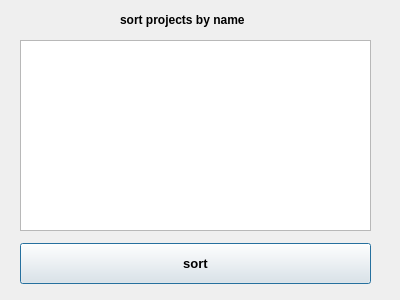
<?xml version="1.0" encoding="UTF-8"?>
<ui version="4.0">
 <class>Dialog_sort_project</class>
 <widget class="QDialog" name="Dialog_sort_project">
  <property name="geometry">
   <rect>
    <x>0</x>
    <y>0</y>
    <width>400</width>
    <height>300</height>
   </rect>
  </property>
  <property name="windowTitle">
   <string>Dialog</string>
  </property>
  <widget class="QListWidget" name="listWidget">
   <property name="geometry">
    <rect>
     <x>20</x>
     <y>40</y>
     <width>351</width>
     <height>191</height>
    </rect>
   </property>
  </widget>
  <widget class="QPushButton" name="pushButton">
   <property name="geometry">
    <rect>
     <x>20</x>
     <y>243</y>
     <width>351</width>
     <height>41</height>
    </rect>
   </property>
   <property name="font">
    <font>
     <pointsize>10</pointsize>
     <bold>true</bold>
    </font>
   </property>
   <property name="text">
    <string>sort</string>
   </property>
  </widget>
  <widget class="QLabel" name="label">
   <property name="geometry">
    <rect>
     <x>120</x>
     <y>10</y>
     <width>201</width>
     <height>20</height>
    </rect>
   </property>
   <property name="font">
    <font>
     <bold>true</bold>
    </font>
   </property>
   <property name="text">
    <string>sort projects by name</string>
   </property>
  </widget>
 </widget>
 <resources/>
 <connections/>
</ui>
